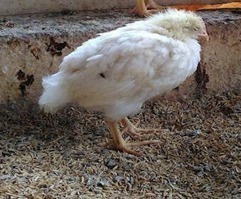
#> input picture autoridade/franga a1.jpeg, 241 x 199 px, found by its file name
$ python combine_autoridade.py
#> lines starting #> are read from the running program, lines starting #| are printed output that depends on the picture
"""
Professional Before/After Image Combiner
Replicates the style of transformacao_realista_v3.png:
- Square output (1:1 aspect ratio)
- Both images same height, side by side
- Thin white divider line in middle
- No text overlays, no borders — clean and editorial
- Optimized JPEG output for fast mobile loading
"""
from PIL import Image, ImageFilter
import os

BASE = r"C:\Users\JOAO PAULO\Documents\GitHub\teste\autoridade"
OUTPUT_SIZE = 1024  # Square canvas
DIVIDER_WIDTH = 4   # Thin white line between halves
QUALITY = 85        # JPEG quality for web

def smart_crop_center(img, target_w, target_h):
    """Center-crop for best subject framing"""
    img_ratio = img.width / img.height
    target_ratio = target_w / target_h

    if img_ratio > target_ratio:
        # Image is wider — crop sides
        new_w = int(img.height * target_ratio)
        left = (img.width - new_w) // 2
        img = img.crop((left, 0, left + new_w, img.height))
    else:
        # Image is taller — crop top/bottom (bias slightly up for animal heads)
        new_h = int(img.width / target_ratio)
        top = max(0, int((img.height - new_h) * 0.35))  # Bias upward
        img = img.crop((0, top, img.width, top + new_h))

    return img.resize((target_w, target_h), Image.Resampling.LANCZOS)

def combine_before_after(before_path, after_path, output_name):
    """Combine two images into a single square before/after — matching reference style"""
#> called with output_name = 'pro_franga.jpg'
    if not os.path.exists(before_path):
        print(f"  SKIP: {before_path} not found")
        return
    if not os.path.exists(after_path):
        print(f"  SKIP: {after_path} not found")
        return

    print(f"  Processing: {os.path.basename(before_path)} + {os.path.basename(after_path)}")

    before = Image.open(before_path).convert("RGB")
#> before is the input picture: PIL image 241x199 RGB; mean R, G, B 109.2, 100.1, 93.5
    after = Image.open(after_path).convert("RGB")
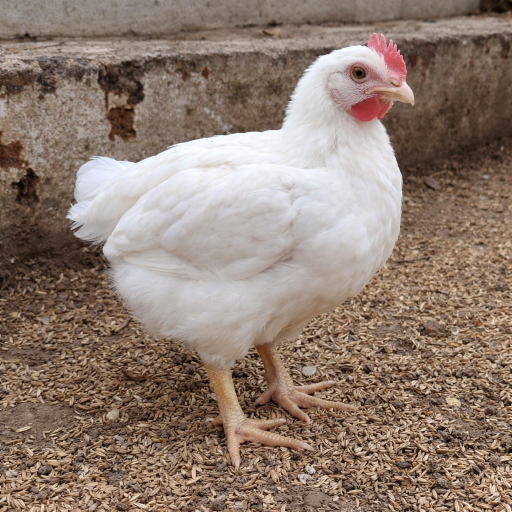
#> input picture autoridade/franga a2.png, 1024 x 1024 px, found by its file name (shown at 1/2 size)

    # Each half is exactly half the canvas minus the divider
    half_w = (OUTPUT_SIZE - DIVIDER_WIDTH) // 2

    # Smart crop both images to fill their half perfectly
    before_cropped = smart_crop_center(before, half_w, OUTPUT_SIZE)
    after_cropped = smart_crop_center(after, half_w, OUTPUT_SIZE)

    # Create canvas and compose
    canvas = Image.new("RGB", (OUTPUT_SIZE, OUTPUT_SIZE), (255, 255, 255))
#> canvas: PIL image 1024x1024 RGB; every value is 255
    canvas.paste(before_cropped, (0, 0))
    canvas.paste(after_cropped, (half_w + DIVIDER_WIDTH, 0))

    # Save as optimized JPEG for fast mobile loading
    output_path = os.path.join(BASE, output_name)
    canvas.save(output_path, "JPEG", quality=QUALITY, optimize=True)

    file_size_kb = os.path.getsize(output_path) / 1024
    print(f"  -> Saved: {output_name} ({OUTPUT_SIZE}x{OUTPUT_SIZE}, {file_size_kb:.0f}KB)")

print("=" * 50)
print("CREATING PROFESSIONAL BEFORE/AFTER IMAGES")
print("=" * 50)

# Pair 1: Franga
combine_before_after(
    os.path.join(BASE, "franga a1.jpeg"),
    os.path.join(BASE, "franga a2.png"),
    "pro_franga.jpg"
)

# Pair 2: Galinha doente
combine_before_after(
    os.path.join(BASE, "galinha doente 1 antes.png"),
    os.path.join(BASE, "galinha doente 1 depois.png"),
    "pro_galinha.jpg"
)
#> call 2 of combine_before_after, with output_name = 'pro_galinha.jpg'
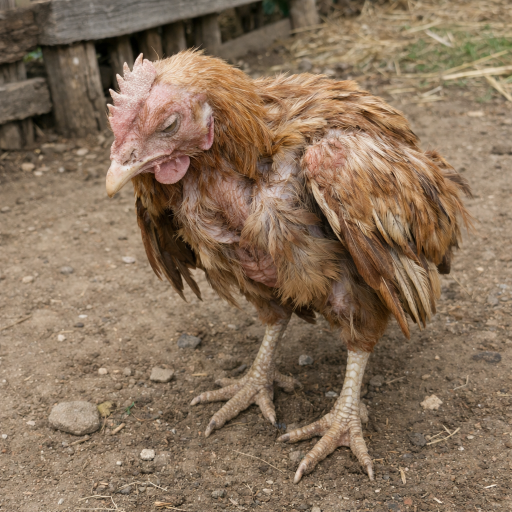
#> input picture autoridade/galinha doente 1 antes.png, 1024 x 1024 px, found by its file name (shown at 1/2 size)
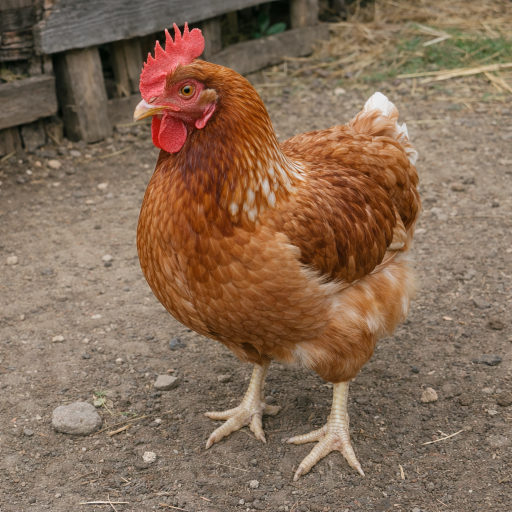
#> input picture autoridade/galinha doente 1 depois.png, 1024 x 1024 px, found by its file name (shown at 1/2 size)

# Pair 3: Galo
combine_before_after(
    os.path.join(BASE, "galo doente.png"),
    os.path.join(BASE, "galo curado.jpg"),
    "pro_galo.jpg"
)
#> call 3 of combine_before_after, with output_name = 'pro_galo.jpg'
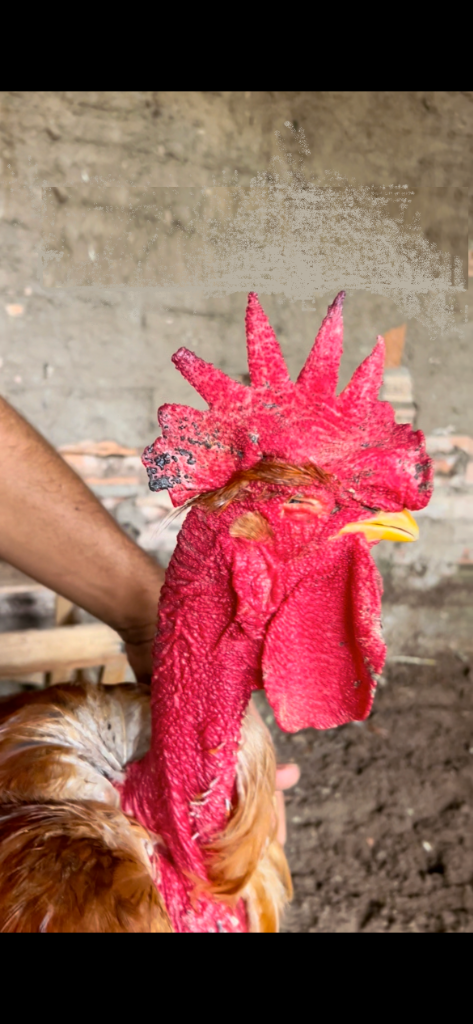
#> input picture autoridade/galo doente.png, 473 x 1024 px, found by its file name
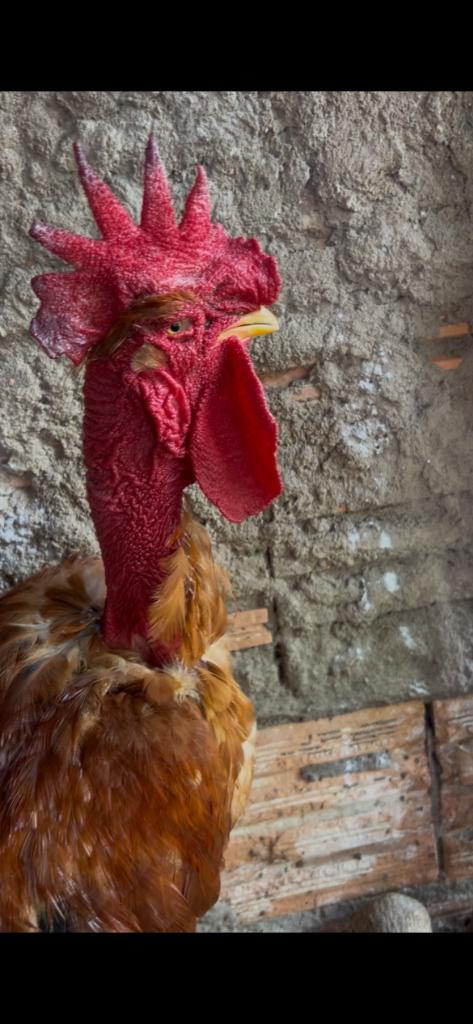
#> input picture autoridade/galo curado.jpg, 473 x 1024 px, found by its file name
#> in combine_before_after, after is the input picture: PIL image 473x1024 RGB; mean R, G, B 99.9, 75.5, 67.9
#> in smart_crop_center (call 6), `img = img.crop((0, top, img.width, top + new_h))`:
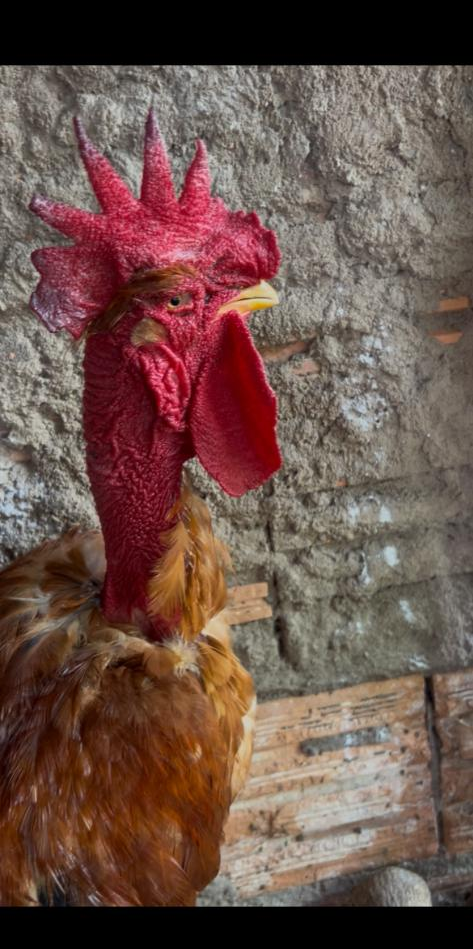
#> img: PIL image 473x949 RGB; mean R, G, B 107.8, 81.5, 73.3
#> in combine_before_after (call 3), `canvas.paste(after_cropped, (half_w + DIVIDER_WIDTH, 0))`:
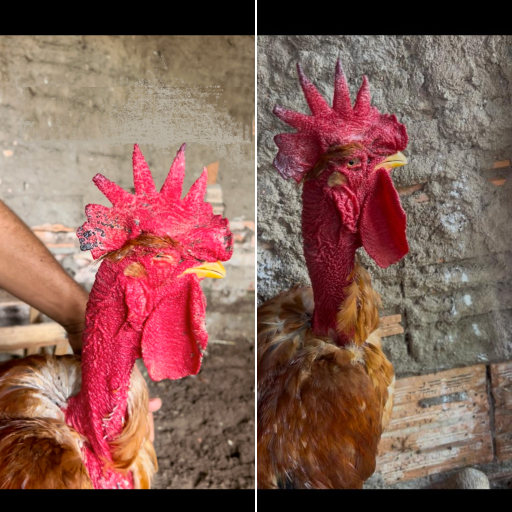
#> canvas: PIL image 1024x1024 RGB (shown at 1/2 size); mean R, G, B 132, 93, 84.3

print("\nDone! All images created.")
